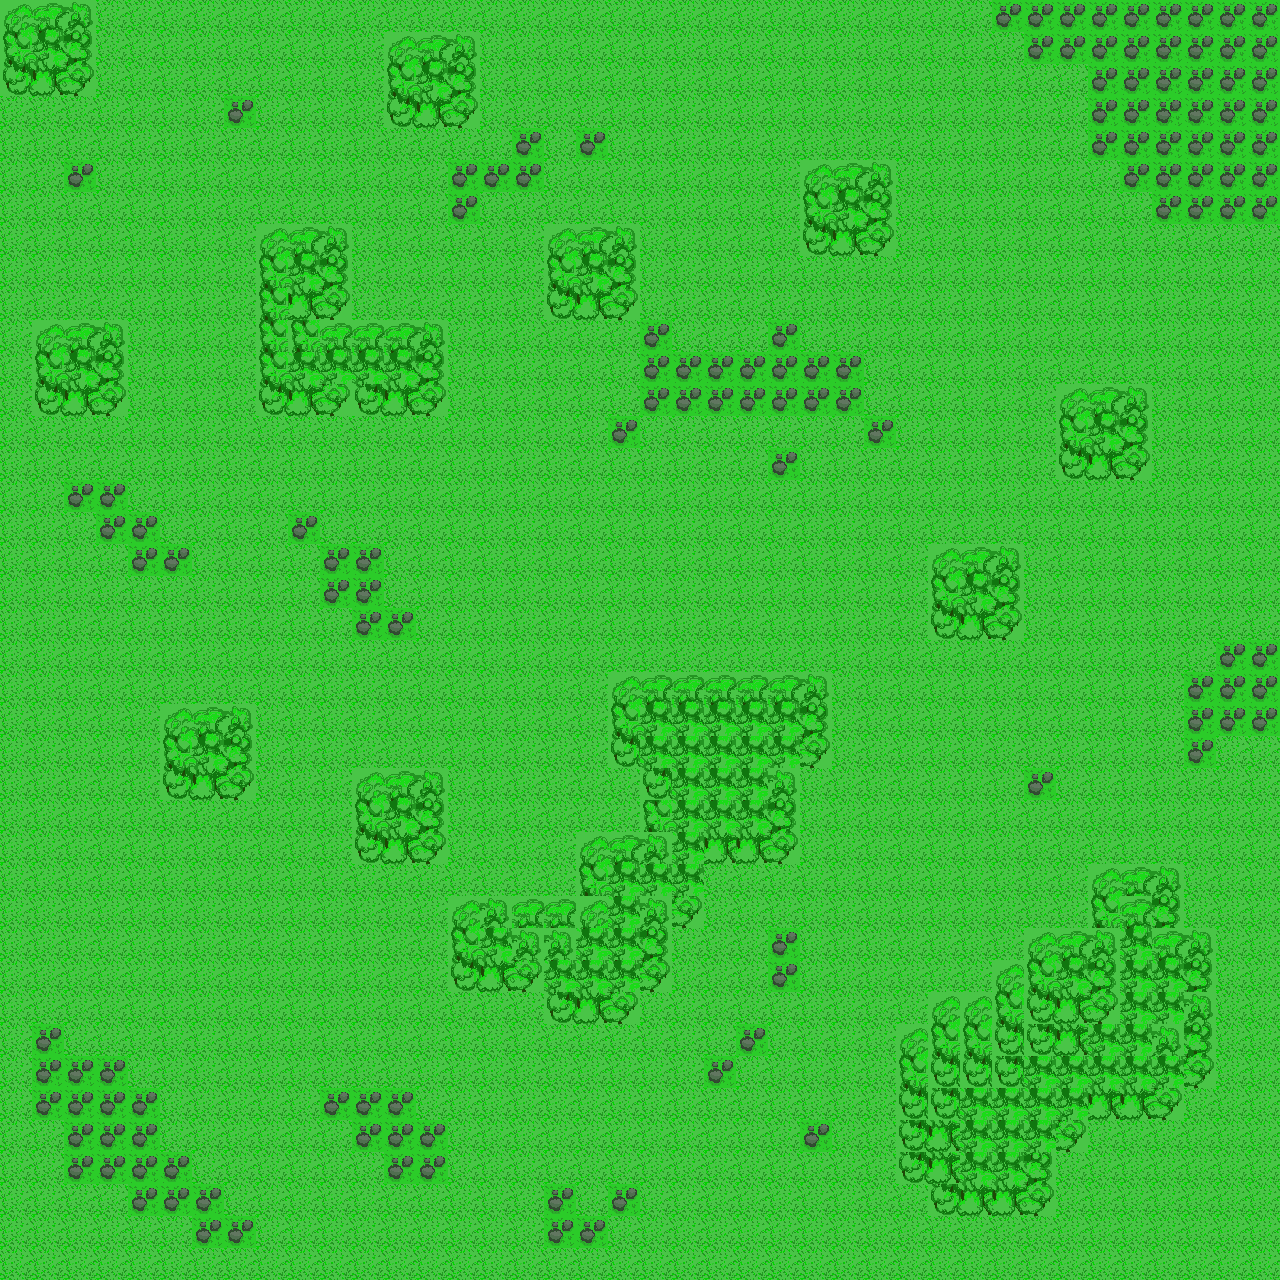

Rendered tile map (Tiled .tmx) drawn with the repository's tilesets; below, a short description and the map source with its tile grids summarised:
An orthogonal 40x40 tile map with 32x32 px tiles, 3 tile layers (grass, forest, rocks), 3 tilesets.

<map version="1.0" orientation="orthogonal" renderorder="right-down" width="40" height="40" tilewidth="32" tileheight="32" nextobjectid="1">
 <tileset firstgid="1" name="forest" tilewidth="32" tileheight="32" tilecount="9" columns="3">
  <image source="forest.png" width="96" height="96" />
 </tileset>
 <tileset firstgid="10" name="grass" tilewidth="32" tileheight="32" tilecount="1" columns="1">
  <image source="grass.png" width="32" height="32" />
 </tileset>
 <tileset firstgid="11" name="rocks" tilewidth="32" tileheight="32" tilecount="1" columns="1">
  <image source="rocks.png" width="32" height="32" />
 </tileset>
 <layer name="grass" width="40" height="40">
  <data>[1600 cells, 1600 non-empty, 1 distinct tile ids]</data>
 </layer>
 <layer name="forest" width="40" height="40">
  <data>[1600 cells, 247 non-empty, 9 distinct tile ids]</data>
 </layer>
 <layer name="rocks" width="40" height="40">
  <data>[1600 cells, 131 non-empty, 1 distinct tile ids]</data>
 </layer>
</map>